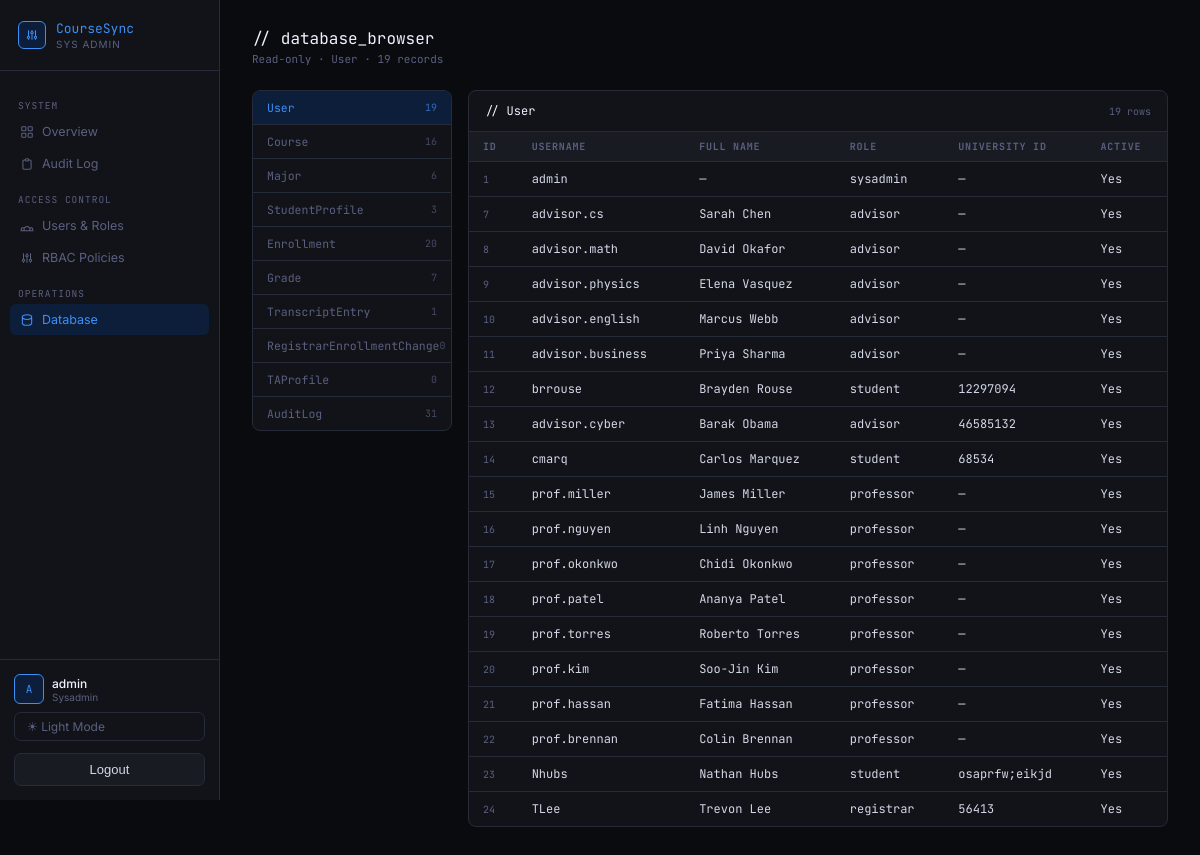
The page /sysadmin/database/ (signed in) on the database its author committed.
### accounts/models.py (models this page shows, shortened)
class User(AbstractUser):
    class Roles(models.TextChoices):
        STUDENT = "student", "Student"
        TA = "ta", "Teaching Assistant"
        PROFESSOR = "professor", "Professor"
        ADVISOR = "advisor", "Advisor"
        REGISTRAR = "registrar", "Registrar"
        SYSADMIN = "sysadmin", "System Admin"
    role = models.CharField(max_length=20, choices=Roles.choices)
    university_id = models.CharField(max_length=20, unique=True, null=True, blank=True)

### academics/views.py (the view, shortened to what this page needs)
# urls.py: path("sysadmin/database/", database_browser, name="database_browser"),
@login_required
@role_required("sysadmin")
def database_browser(request):
    from accounts.models import User
    LIMIT = 100
    TABLE_NAMES = [
        "User", "Course", "Major", "StudentProfile",
        "Enrollment", "Grade", "TranscriptEntry",
        "RegistrarEnrollmentChange", "TAProfile", "AuditLog",
    ]
    counts = {
        "User": User.objects.count(),
        "Course": Course.objects.count(),
        "Major": Major.objects.count(),
        "StudentProfile": StudentProfile.objects.count(),
        "Enrollment": Enrollment.objects.count(),
        "Grade": Grade.objects.count(),
        "TranscriptEntry": TranscriptEntry.objects.count(),
        "RegistrarEnrollmentChange": RegistrarEnrollmentChange.objects.count(),
        "TAProfile": TAProfile.objects.count(),
        "AuditLog": AuditLog.objects.count(),
    }
    active = request.GET.get("table", "User")
    if active not in TABLE_NAMES:
        active = "User"
    headers, rows = [], []
    if active == "User":
        headers = ["ID", "Username", "Full Name", "Role", "University ID", "Active"]
        rows = [
            (u.id, u.username, u.get_full_name() or "—", u.role, u.university_id or "—", "Yes" if u.is_active else "No")
            for u in User.objects.order_by("id")[:LIMIT]
        ]
    elif active == "Course":
        headers = ["ID", "Code", "Title", "Credits", "Capacity", "Professor"]
        rows = [
            (c.id, c.code, c.title, c.credits, c.capacity, c.professor.username if c.professor else "—")
            for c in Course.objects.select_related("professor").order_by("id")[:LIMIT]
        ]
    elif active == "Major":
        headers = ["ID", "Name", "Advisor"]
        rows = [
            (m.id, m.name, m.advisor.username if m.advisor else "—")
            for m in Major.objects.select_related("advisor").order_by("id")[:LIMIT]
        ]
    elif active == "StudentProfile":
        headers = ["ID", "Student", "Major", "GPA", "Advisor"]
        rows = [
            (p.id, p.user.username, p.major, p.gpa, p.advisor.username if p.advisor else "—")
            for p in StudentProfile.objects.select_related("user", "advisor").order_by("id")[:LIMIT]
        ]
    elif active == "Enrollment":
        headers = ["ID", "Student", "Course", "Status", "Reviewed By"]
        rows = [
            (e.id, e.student.username, e.course.code, e.status, e.reviewed_by.username if e.reviewed_by else "—")
            for e in Enrollment.objects.select_related("student", "course", "reviewed_by").order_by("id")[:LIMIT]
        ]
    elif active == "TAProfile":
        headers = ["ID", "TA", "Course"]
        rows = [
            (t.id, t.user.username, t.course.code if t.course else "—")
            for t in TAProfile.objects.select_related("user", "course").order_by("id")[:LIMIT]
        ]
    elif active == "AuditLog":
        headers = ["ID", "Timestamp", "Actor", "Action", "Target", "Event Type", "Color"]
        rows = [
            (a.id, a.timestamp.strftime("%Y-%m-%d %H:%M:%S"), a.actor_label, a.action, a.target, a.event_type, a.color)
            for a in AuditLog.objects.order_by("-timestamp")[:LIMIT]
        ]
    return render(request, "database_browser.html", {
        "table_names": TABLE_NAMES,
        "active": active,
        "counts": counts,
        "headers": headers,
        "rows": rows,
        "limit": LIMIT,
        "total": counts[active],
    })

### academics/templatetags/dict_extras.py (called while the page is built)
@register.filter
def get_item(dictionary, key):
    return dictionary.get(key)

### templates/database_browser.html (shortened to what this page needs)
{% load static dict_extras %}
<!DOCTYPE html>
<html lang="en" data-theme="{{ request.session.theme|default:'dark' }}">
<head>
  <link rel="stylesheet" href="{% static 'css/sysadmin.css' %}">
</head>
<body>
<div class="shell">
  <aside class="sidebar">
    <div class="brand">
      <div class="brand-icon">
        <svg fill="none" stroke="currentColor" stroke-width="1.8" viewBox="0 0 24 24"><path d="M12 6V4m0 2a2 2 0 100 4m0-4a2 2 0 110 4m-6 8a2 2 0 100-4m0 4a2 2 0 110-4m0 4v2m0-6V4m6 6v10m6-2a2 2 0 100-4m0 4a2 2 0 110-4m0 4v2m0-6V4"/></svg>
      </div>
      <div class="brand-text">
        <div class="brand-mark">CourseSync</div>
        <div class="brand-role">Sys Admin</div>
      </div>
    </div>
    <nav class="nav">
      <div class="nav-section">System</div>
      <a class="nav-item" href="{% url 'sysadmin_dashboard' %}">
        <svg class="nav-icon" fill="none" stroke="currentColor" stroke-width="1.8" viewBox="0 0 24 24"><rect x="3" y="3" width="7" height="7" rx="1"/><rect x="14" y="3" width="7" height="7" rx="1"/><rect x="3" y="14" width="7" height="7" rx="1"/><rect x="14" y="14" width="7" height="7" rx="1"/></svg>
        Overview
      </a>
      <a class="nav-item" href="{% url 'audit_log' %}">
        <svg class="nav-icon" fill="none" stroke="currentColor" stroke-width="1.8" viewBox="0 0 24 24"><path d="M9 5H7a2 2 0 00-2 2v12a2 2 0 002 2h10a2 2 0 002-2V7a2 2 0 00-2-2h-2M9 5a2 2 0 002 2h2a2 2 0 002-2M9 5a2 2 0 012-2h2a2 2 0 012 2"/></svg>
        Audit Log
      </a>
      <div class="nav-section">Access Control</div>
      <a class="nav-item" href="{% url 'users_list' %}">
        <svg class="nav-icon" fill="none" stroke="currentColor" stroke-width="1.8" viewBox="0 0 24 24"><path d="M17 20h5v-2a3 3 0 00-5.356-1.857M17 20H7m10 0v-2c0-.656-.126-1.283-.356-1.857M7 20H2v-2a3 3 0 015.356-1.857M7 20v-2c0-.656.126-1.283.356-1.857m0 0a5.002 5.002 0 019.288 0"/></svg>
        Users & Roles
      </a>
      <a class="nav-item" href="{% url 'rbac_policies' %}">
        <svg class="nav-icon" fill="none" stroke="currentColor" stroke-width="1.8" viewBox="0 0 24 24"><path d="M12 6V4m0 2a2 2 0 100 4m0-4a2 2 0 110 4m-6 8a2 2 0 100-4m0 4a2 2 0 110-4m0 4v2m0-6V4m6 6v10m6-2a2 2 0 100-4m0 4a2 2 0 110-4m0 4v2m0-6V4"/></svg>
        RBAC Policies
      </a>
      <div class="nav-section">Operations</div>
      <a class="nav-item active" href="{% url 'database_browser' %}">
        <svg class="nav-icon" fill="none" stroke="currentColor" stroke-width="1.8" viewBox="0 0 24 24"><path d="M4 7v10c0 2.21 3.582 4 8 4s8-1.79 8-4V7M4 7c0 2.21 3.582 4 8 4s8-1.79 8-4M4 7c0-2.21 3.582-4 8-4s8 1.79 8 4"/></svg>
        Database
      </a>
    </nav>
    <div class="sidebar-footer">
      <div class="user-card">
        <div class="avatar">{{ request.user.first_name|default:request.user.username|slice:":1"|upper }}{{ request.user.last_name|slice:":1"|upper }}</div>
        <div>
          <div class="user-name">{{ request.user.get_full_name|default:request.user.username }}</div>
          <div class="user-role">{{ request.user.role|default:"sysadmin"|title }}</div>
        </div>
      </div>
      <form method="post" action="{% url 'set_theme' %}">
        {% if request.session.theme == "light" %}
          <input type="hidden" name="theme" value="dark">
          <button type="submit" class="theme-btn">🌙 Dark Mode</button>
        {% else %}
          <button type="submit" class="theme-btn">☀ Light Mode</button>
        {% endif %}
      </form>
      <form method="post" action="{% url 'logout' %}">
        <button type="submit" class="logout-btn">Logout</button>
      </form>
    </div>
  </aside>
  <main class="main">
    <div class="page-header">
      <div>
        <div class="page-title">// database_browser</div>
        <div class="page-sub">Read-only · {{ active }} · {{ total }} record{% if total != 1 %}s{% endif %}{% if total > limit %} (showing first {{ limit }}){% endif %}</div>
      </div>
    </div>
    <div class="db-layout">
      <div class="db-table-list">
        {% for name in table_names %}
        <a href="?table={{ name }}" class="db-table-item {% if name == active %}active{% endif %}">
          <span>{{ name }}</span>
          <span class="db-count">{{ counts|get_item:name }}</span>
        </a>
        {% endfor %}
      </div>
      <div class="db-card">
        <div class="db-card-header">
          <span class="card-title">// {{ active }}</span>
          <span style="font-family:var(--mono);font-size:10px;color:var(--muted)">{{ total }} row{% if total != 1 %}s{% endif %}</span>
        </div>
        <div class="db-scroll">
          <table class="db-tbl">
            <thead>
              <tr>
                {% for h in headers %}
                <th>{{ h }}</th>
                {% endfor %}
              </tr>
            </thead>
            <tbody>
              {% for row in rows %}
              <tr>
                {% for cell in row %}
                <td {% if forloop.first %}class="id-col"{% endif %}>{{ cell }}</td>
                {% endfor %}
              </tr>
              {% empty %}
              <tr><td colspan="{{ headers|length }}" style="padding:20px;text-align:center;color:var(--muted)">No records.</td></tr>
              {% endfor %}
            </tbody>
          </table>
        </div>
      </div>
    </div>
  </main>
</div>
</body>
</html>

### static/css/sysadmin.css (style rules this page uses)
:root { --bg: #0A0B0F; --surface: #111318; --surface2: #181B22; --surface3: #1E2230; --border: #262B3A; --border2: #2E3448; --text: #D4D8E8; --text-bright: #F0F2FF; --muted: #5A6080; --accent: #3D8EF5; --accent-dim: #0D1E3A; --green: #3DBF7C; --green-dim: #0A2018; --amber: #F0A030; --amber-dim: #241808; --red: #F05060; --red-dim: #240A10; --purple: #A070F0; --purple-dim: #180A28; --mono: 'JetBrains Mono', monospace; --radius: 8px; }
*, *::before, *::after { box-sizing: border-box; margin: 0; padding: 0; }
body { font-family: 'Inter', sans-serif; background: var(--bg); color: var(--text); min-height: 100vh; font-size: 13px; }
.shell { display: grid; grid-template-columns: 220px 1fr; min-height: 100vh; }
.sidebar { background: var(--surface); border-right: 1px solid var(--border); display: flex; flex-direction: column; position: sticky; top: 0; height: 100vh; }
.brand { padding: 20px 18px; border-bottom: 1px solid var(--border); display: flex; align-items: center; gap: 10px; }
.brand-icon { width: 28px; height: 28px; border-radius: 6px; background: var(--accent-dim); border: 1px solid var(--accent); display: flex; align-items: center; justify-content: center; }
.brand-icon svg { width: 14px; height: 14px; color: var(--accent); }
.brand-mark { font-family: var(--mono); font-size: 13px; color: var(--accent); }
.brand-role { font-size: 10px; color: var(--muted); text-transform: uppercase; letter-spacing: 1px; margin-top: 1px; }
.nav { padding: 14px 10px; flex: 1; overflow-y: auto; }
.nav-section { font-family: var(--mono); font-size: 9.5px; color: var(--muted); text-transform: uppercase; letter-spacing: 1px; padding: 0 8px; margin: 14px 0 4px; }
.nav-item { display: flex; align-items: center; gap: 8px; padding: 8px 10px; border-radius: 6px; color: var(--muted); font-size: 12.5px; cursor: pointer; transition: all 0.1s; text-decoration: none; margin-bottom: 1px; }
.nav-item.active { background: var(--accent-dim); color: var(--accent); }
.nav-icon { width: 14px; height: 14px; flex-shrink: 0; }
.sidebar-footer { padding: 14px; border-top: 1px solid var(--border); }
.user-card { display: flex; align-items: center; gap: 8px; }
.avatar { width: 30px; height: 30px; border-radius: 6px; background: var(--accent-dim); border: 1px solid var(--accent); display: flex; align-items: center; justify-content: center; font-family: var(--mono); font-size: 11px; color: var(--accent); }
.user-name { font-size: 12px; font-weight: 500; color: var(--text-bright); }
.user-role { font-size: 10px; color: var(--muted); }
.main { padding: 28px 32px; }
.page-header { margin-bottom: 24px; display: flex; justify-content: space-between; align-items: center; }
.page-title { font-family: var(--mono); font-size: 16px; color: var(--text-bright); }
.page-sub { font-size: 11px; color: var(--muted); margin-top: 3px; font-family: var(--mono); }
.card-title { font-family: var(--mono); font-size: 12px; color: var(--text-bright); }
.logout-btn { width: 100%; padding: 8px 12px; margin-top: 12px; border: 1px solid var(--border); border-radius: 7px; background: var(--surface2); color: var(--text); font-family: 'IBM Plex Sans', sans-serif; font-size: 13px; cursor: pointer; transition: all 0.15s; }
.theme-btn { width:100%; padding:6px 12px; margin-top:8px; border:1px solid var(--border); border-radius:7px; background:transparent; color:var(--muted); font-size:12px; cursor:pointer; transition:all 0.15s; text-align:left; font-family:inherit; }

### static/css/coursesync-core.css (style rules this page uses)
html { box-sizing: border-box; }
*, *::before, *::after { box-sizing: inherit; }
a { text-decoration: none; }
button, input, select, textarea { font: inherit; }
img, svg { max-width: 100%; }
.logout-btn { width: 100%; padding: 8px 12px; margin-top: 10px; border: 1px solid var(--border); border-radius: 7px; background: transparent; color: var(--text); font: inherit; cursor: pointer; transition: 0.15s ease; }

### rows shown on the page
User: user.first_name "A", user.get_full_name "admin", user.role "Sysadmin", row "admin" "sysadmin"
User: row "advisor.cs" "advisor"
User: row "advisor.math" "advisor"
User: row "advisor.physics" "advisor"
User: row "advisor.english" "advisor"
User: row "advisor.business" "advisor"
User: row "brrouse" "student" "12297094"
User: row "advisor.cyber" "advisor" "46585132"
User: row "cmarq" "student" "68534"
User: row "prof.miller" "professor"
User: row "prof.nguyen" "professor"
User: row "prof.okonkwo" "professor"
User: row "prof.patel" "professor"
User: row "prof.torres" "professor"
User: row "prof.kim" "professor"
User: row "prof.hassan" "professor"
User: row "prof.brennan" "professor"
User: row "Nhubs" "student" "osaprfw;eikjd"
User: row "TLee" "registrar" "56413"

### other values the page prints
{{ active }} "User"
{{ total }} "19"
{{ name }} "User" "Course" "Major" "StudentProfile" "Enrollment" "Grade" "TranscriptEntry" "RegistrarEnrollmentChange" "TAProfile" "AuditLog"
{{ counts|get_item:name }} "19" "16" "6" "3" "20" "7" "1" "0" "0" "31"
{{ h }} "ID" "USERNAME" "FULL NAME" "ROLE" "UNIVERSITY ID" "ACTIVE"
{{ cell }} "1" "—" "—" "Yes" "7" "Sarah Chen" "—" "Yes" "8" "David Okafor" "—" "Yes" "9" "Elena Vasquez" "—" "Yes" "10" "Marcus Webb" "—" "Yes" "11" "Priya Sharma" "—" "Yes" "12" "Brayden Rouse" "Yes" "13" "Barak Obama" "Yes" "14" "Carlos Marquez" "Yes" "15" "James Miller" "—" "Yes" "16" "Linh Nguyen" "—" "Yes" "17" "Chidi Okonkwo" "—" "Yes" "18" "Ananya Patel" "—" "Yes" "19" "Roberto Torres" "—" "Yes" "20" "Soo-Jin Kim" "—" "Yes" "21" "Fatima Hassan" "—" "Yes" "22" "Colin Brennan" "—" "Yes" "23" "Nathan Hubs" "Yes" "24" "Trevon Lee" "Yes"
